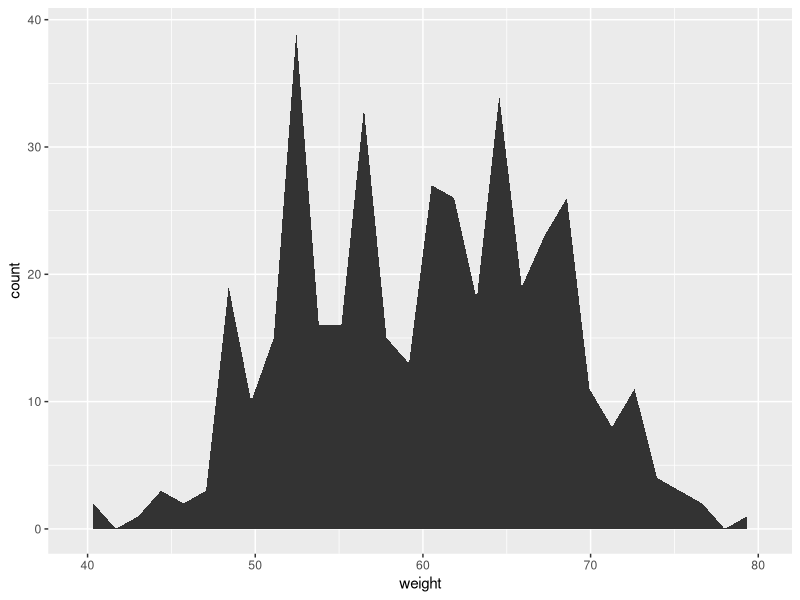
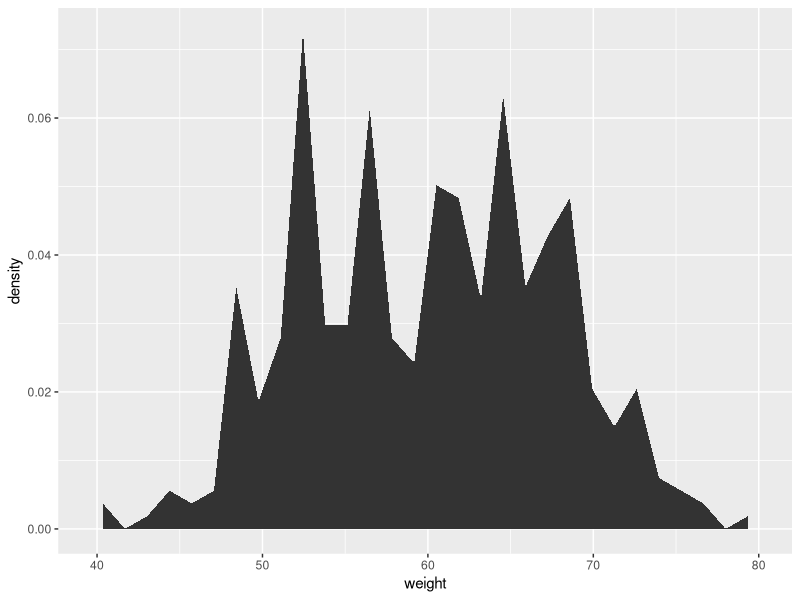
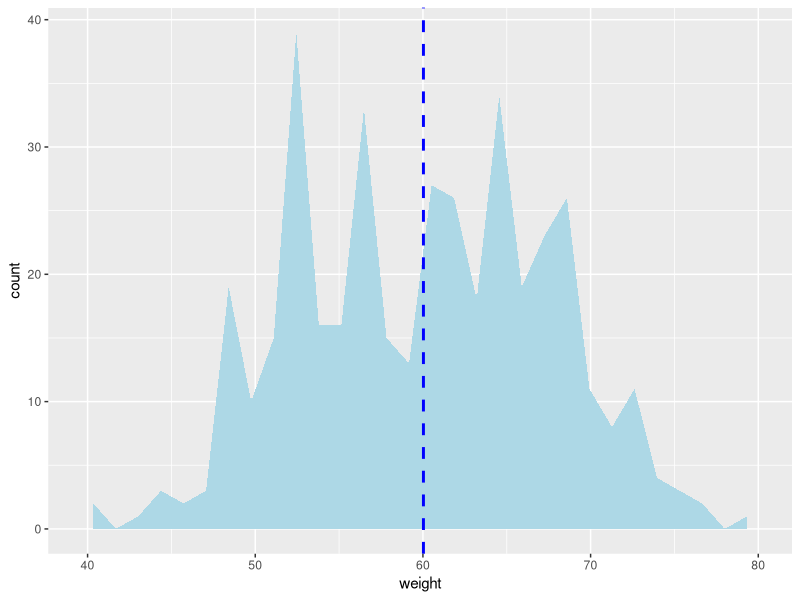
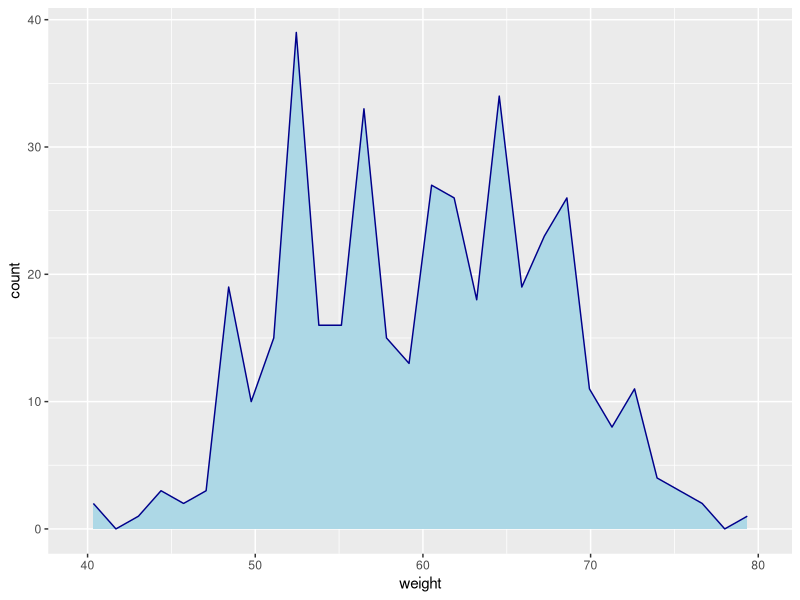
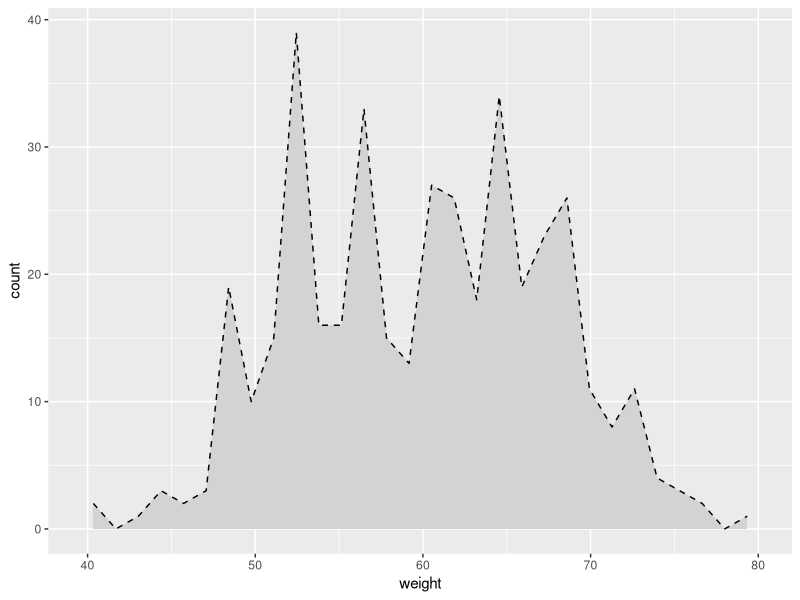
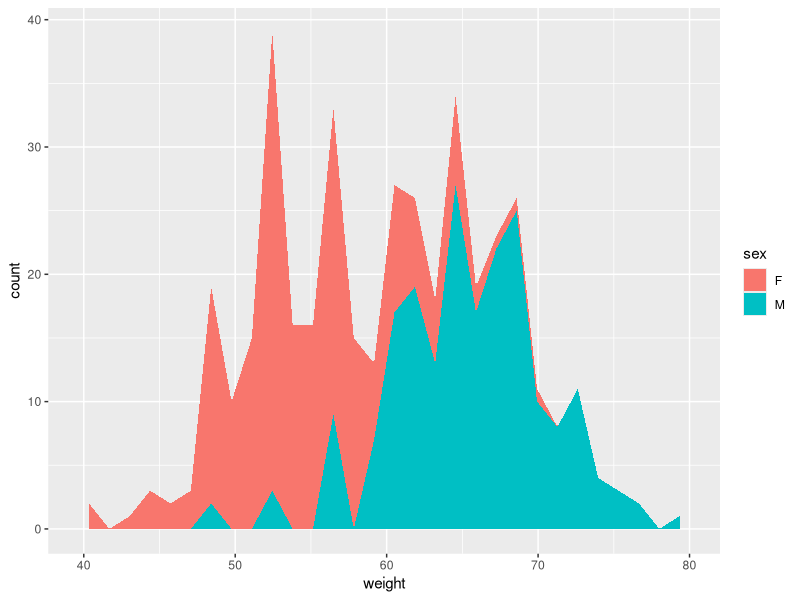
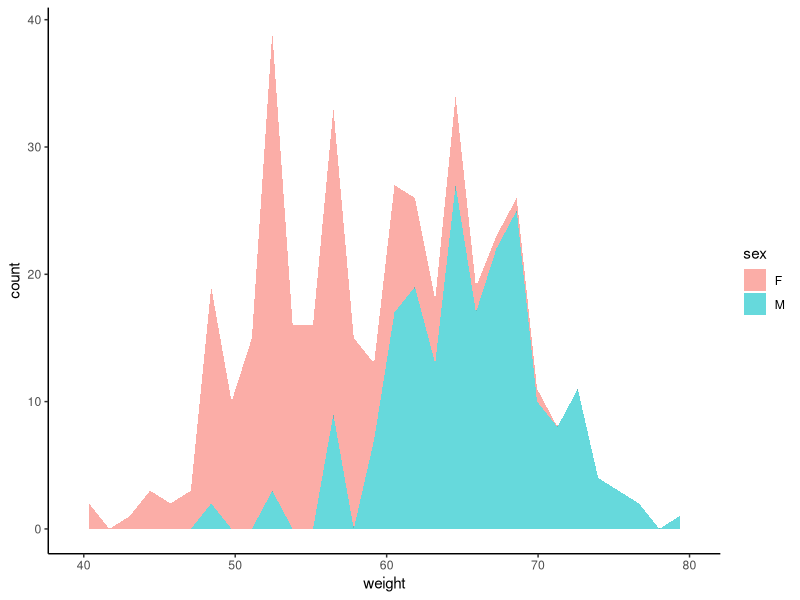
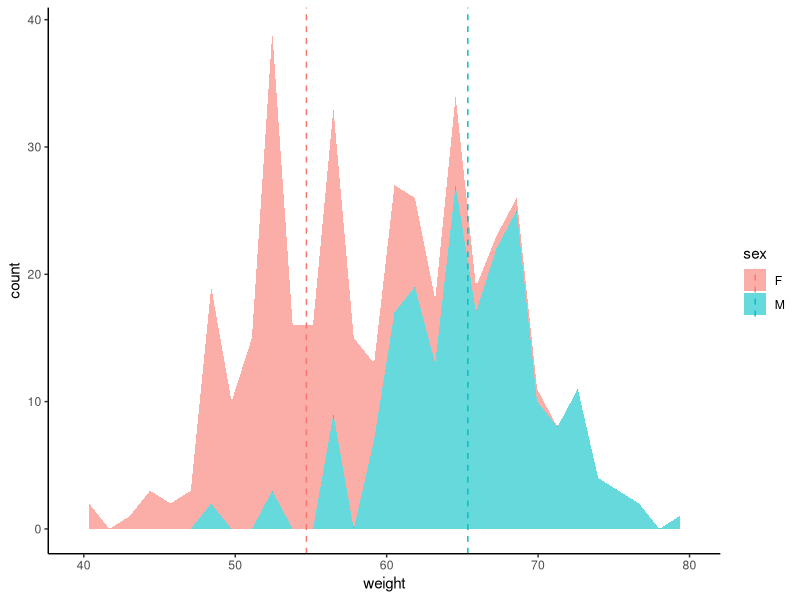

R code for these plots, in order:
## ---- chunk 1
knitr::opts_chunk$set(echo = TRUE)
## ---- chunk 2
# load package and data
library(plyr)
library(ggplot2)
set.seed(1234)
df <- data.frame(
  sex=factor(rep(c("F", "M"), each=200)),
  weight=round(c(rnorm(200, mean=55, sd=5),
                 rnorm(200, mean=65, sd=5)))
  )
head(df)
## ---- chunk 3
p <- ggplot(df, aes(x=weight))
# Basic area plot
p + geom_area(stat = "bin")
# y axis as density value
p + geom_area(aes(y = ..density..), stat = "bin")
# Add mean line
p + geom_area(stat = "bin", fill = "lightblue")+
  geom_vline(aes(xintercept=mean(weight)),
            color="blue", linetype="dashed", size=1)
## ---- chunk 4
# Change line color and fill color
p + geom_area(stat ="bin", color="darkblue",
              fill="lightblue")
# Change line type
p + geom_area(stat = "bin", color= "black",
              fill="lightgrey", linetype="dashed")
## ---- chunk 5

mu <- ddply(df, "sex", summarise, grp.mean=mean(weight))
head(mu)
# Change area plot fill colors by groups
ggplot(df, aes(x=weight, fill=sex)) +
  geom_area(stat ="bin")
# Use semi-transparent fill
p<-ggplot(df, aes(x=weight, fill=sex)) +
  geom_area(stat ="bin", alpha=0.6) +
  theme_classic()
p
# Add mean lines
p+geom_vline(data=mu, aes(xintercept=grp.mean, color=sex),
             linetype="dashed")
## ---- chunk 6
# Use custom color palettes
p+scale_fill_manual(values=c("#999999", "#E69F00")) 
# use brewer color palettes
p+scale_fill_brewer(palette="Dark2") 
# Use grey scale
p + scale_fill_grey()
## ---- chunk 7
# ggplot2 library
library(ggplot2)
 
# DATA
set.seed(345)
Sector <- rep(c("S01","S02","S03","S04","S05","S06","S07"),times=7)
Year <- as.numeric(rep(c("1950","1960","1970","1980","1990","2000","2010"),each=7))
Value <- runif(49, 10, 100)
data <- data.frame(Sector,Year,Value)
## ---- chunk 8
ggplot(data, aes(x=Year, y=Value, fill=Sector)) + 
    geom_area()
## ---- chunk 9

ggplot(data, aes(x=Year, y=Value, fill=Sector)) +
    geom_area(colour="black", size=.2, alpha=.4) +
    scale_fill_brewer(palette="Greens", breaks=rev(levels(data$Sector)))
## ---- chunk 10

data=data[order(data$Sector, decreasing=T) , ]
ggplot(data, aes(x=Year, y=Value, fill=Sector)) +
    geom_area(colour="black", size=.2, alpha=.4) +
    scale_fill_brewer(palette="Greens", breaks=rev(levels(data$Sector)))
## ---- chunk 11

data$Sector=factor(data$Sector , levels=levels(data$Sector)[c(1,4,3,2,7,6,5)])
ggplot(data, aes(x=Year, y=Value, fill=Sector)) + 
    geom_area()
## ---- chunk 12
my_fun=function(vec){ as.numeric(vec[3]) / sum(data$Value[data$Year==vec[2]]) *100 }
data$prop=apply(data , 1 , my_fun)
 
ggplot(data, aes(x=Year, y=prop, fill=Sector)) + 
    geom_area(alpha=0.6 , size=1, colour="black")
